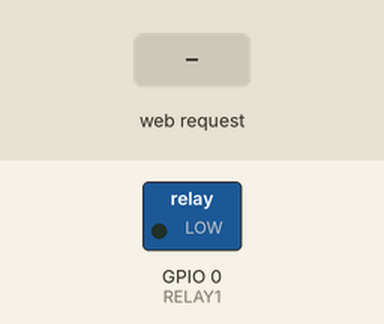
The sketch below on a simulated ESP8266 (NodeMCU). Parts: switched loads named in the sketch (green lamp = pin HIGH). Inputs (shaded band) come from the test bench. WiFi joins after 1.5 s; servers stay silent unless stated; what the sketch prints to the serial monitor is not drawn.

Above: at 3.2 s.
3.3 s: HTTP request GET /284d6b23c62639f7d091957c4bcd383e received
At 5.1 s:
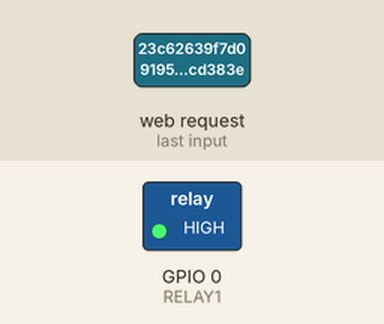
10.5 s: HTTP request GET /cbe75359e299cacb7f0fc1bf1b471483 received
At 12.1 s:
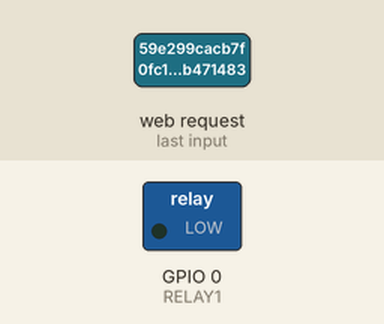
Timing chart, 0 to 13.5 s (numbered marks = the images above; inputs shaded):
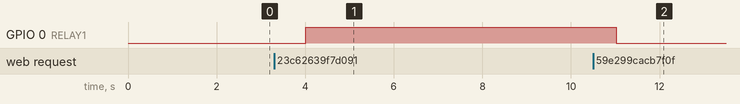

The sketch:

lightcontroller.ino
```cpp
#include <ESP8266WiFi.h>
//#include <ESP8266WiFiMulti.h>
//#include <ESP8266HTTPClient.h>
//#include <WiFiClient.h>
#include "LittleFS.h"
#include <Wire.h>

const char* ssid="Thesis";   //Put your wifi network name here
const char* password = "12341234";   //Put your wifi password here

IPAddress local_ip(192,168,254,82);
IPAddress subnet(255,255,255,0);
IPAddress gateway(192,168,254,254);
IPAddress primaryDNS(8,8,8,8); //optional
IPAddress secondaryDNS(8,8,4,4); //optional

//IPAddress canconnect(192,168,254,10);

WiFiServer server(80);


int printMe = 0;

//void readData();
// writeData(String data);
//void deleteData();

#define RELAY1 0
//declare GPI00


void setup() {
  Serial.print("Node MCU Turning On.... ");
  pinMode(RELAY1, OUTPUT); //declare GPI00
  digitalWrite(RELAY1, LOW);
  Serial.begin(9600);      //initial Serial communication for serial monitor  Note:115200 depends on your board
  Serial.println();
  Serial.print("Wifi connecting to ");
  Serial.println( ssid );

  WiFi.begin(ssid,password);
  Serial.println();
  server.begin();
  Serial.println("Server started");

  //configure static IP
  if(!WiFi.config(local_ip, gateway, subnet, primaryDNS, secondaryDNS)){
    Serial.println("STA failed to configure");
  }

  Serial.print("Connecting");

  while( WiFi.status() != WL_CONNECTED ){
    //while loop runs repeatedly unless condition is false
    //it'll keep trying unless wifi is connected
    delay(500);
    Serial.print("#.");
  }
  //Serial.println();
  Serial.println("Wifi Connected Success!");
  Serial.print("NodeMCU IP Address : ");   //Shows the IP (Internet Protocol) number of your NodeMcu
  Serial.println(WiFi.localIP());         //Gets the IP address of your Board
  delay(500);

  Serial.println();
  Serial.print("ESP Board MAC Address:  ");
  Serial.println(WiFi.macAddress());

}

void loop() {

  if(printMe == 0){
    Serial.print("Loop started");
    printMe = 1;
  }

  Serial.println(Serial.readString());

  WiFiClient client = server.available();
  if (!client)
  {
    return;
  }


  // Wait until the client sends some data
  Serial.println("new client");
  while(!client.available())
  {
    delay(1);
  }

  // Read the first line of the request
  String request = client.readStringUntil('\r');
  //Serial.println(request);
  //Serial.println(client.remoteIP());
  client.flush();


  // if(client.remoteIP() != canconnect){
  //   Serial.println("Connection denied.");
  //   client.print("Connection denied");
  //   return;
  // }

  // Match the request
  int value = LOW;

  if (request.indexOf("/284d6b23c62639f7d091957c4bcd383e") != -1)
  {
    //turn off relay
    digitalWrite(RELAY1,HIGH);
    value = HIGH;
  }

  if (request.indexOf("/cbe75359e299cacb7f0fc1bf1b471483") != -1)
  {
    //turn on relay
    digitalWrite(RELAY1,LOW);
    value = LOW;
  }

  // Return the response
  client.println("HTTP/1.1 200 OK");
  client.println("Content-Type: text/html");
  client.println("Access-Control-Allow-Origin: *");

  client.println(""); //  this is a must

  if (request.indexOf("/mac") != -1)
  {
    //turn off relay
    client.print("Mac: ");
    client.print(WiFi.macAddress());
  }

//  client.println("<!DOCTYPE HTML>");
//  client.println("<html>");
//  client.println("<head><title>ESP8266 RELAY Control</title></head>");
  //  client.print("Relay is now: ");


  if(digitalRead(RELAY1) == HIGH)
  {
    client.print("ON");
  }
  else
  {
    client.print("OFF");
  }

//  client.println("<br><br>");
//  client.println("Turn <a href=\"/RELAY=OFF\">OFF</a> RELAY<br>");
//  client.println("Turn <a href=\"/RELAY=ON\">ON</a> RELAY<br>");
//  client.println("</html>");

  delay(1);
  Serial.println("Client disonnected");
  Serial.println("");


}
```

Measured:
- after the input at 3.3 s, GPIO 0 (RELAY1): LOW → HIGH after 0.71 s
- after the input at 10.5 s, GPIO 0 (RELAY1): HIGH → LOW after 0.52 s
